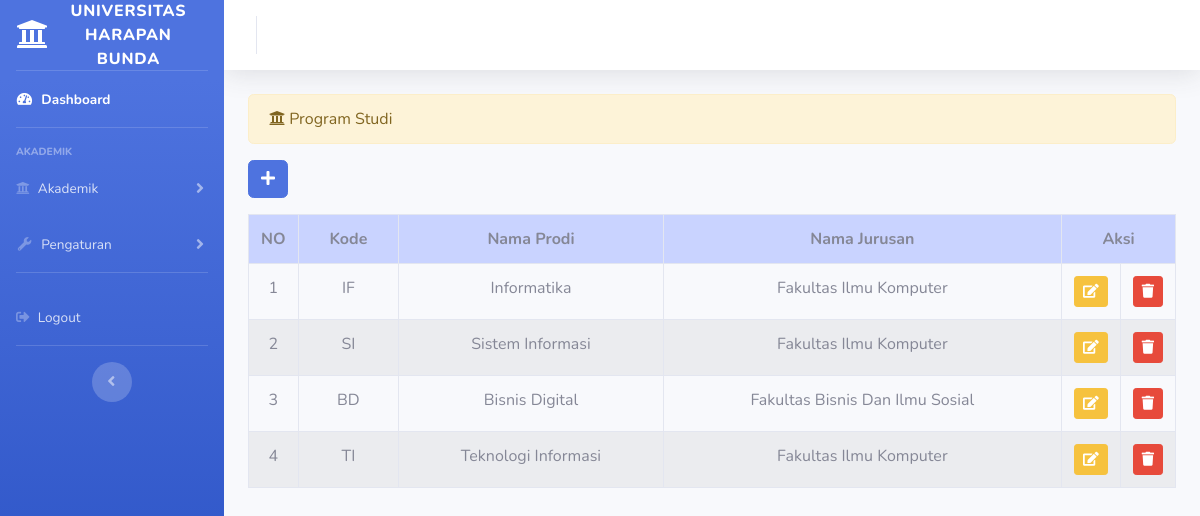
The app's page /index.php/administrator/prodi with its own data.
### tables this page shows
CREATE TABLE `prodi` (
  `id_prodi` int(11) NOT NULL,
  `kode_prodi` varchar(50) NOT NULL,
  `nama_prodi` varchar(50) NOT NULL,
  `nama_jurusan` varchar(50) NOT NULL
);

### application/controllers/administrator/prodi.php (called while the page is built, shortened)
<?php
class Prodi extends CI_Controller{
    public function index(){
        $data['prodi'] = $this->prodi_model->tampil_data('prodi')->result();
        $this->load->view('templates_administrator/header');
        $this->load->view('templates_administrator/sidebar');
        $this->load->view('administrator/prodi', $data);
        $this->load->view('templates_administrator/footer');
    }
}

### index.php (called while the page is built, shortened)
<?php
require_once BASEPATH.'core/CodeIgniter.php';

### application/models/prodi_model.php (called while the page is built, shortened)
<?php
 class Prodi_model extends CI_Model{
    public function tampil_data($table){
        return $this->db->get($table);
    }
 }

### application/views/administrator/prodi.php (the view, shortened to what this page needs)
<div class="container-fluid">
    <div class = "alert alert-warning" role="alert">
        <i class="fas fa-university"></i> Program Studi
    </div>
    <?php echo anchor('administrator/prodi/tambah_prodi',' <button class="btn  btn-primary mb-3"><i class="fas fa-plus"></i></button>')?>
    <table class="table table-bordered table-striped table-hover">
        <tr style="background-color:#c9d3ff; text-align:center;">
            <th>NO</th>
            <th>Kode </th>
            <th>Nama Prodi</th>
            <th>Nama Jurusan</th>
            <th colspan="3">Aksi</th>
        </tr>
        <?php
            $no = 1;
            foreach($prodi as $prd):?>
            <tr class="text-center">
                <td width="20px"><?php echo $no++?></td>
                <td><?php echo $prd->kode_prodi?></td>
                <td><?php echo $prd->nama_prodi?></td>
                <td><?php echo $prd->nama_jurusan?></td>
                <td width="20px"><?php echo anchor('administrator/prodi/update/'.$prd->id_prodi,'<div class="btn btn-sm btn-warning"><i class="fa fa-edit"></i></div>')?></td>
                <td width="20px"><?php echo anchor('administrator/prodi/delete/'.$prd->id_prodi,'<div class="btn btn-sm btn-danger"><i class="fa fa-trash"></i></div>')?></td>
            </tr>
            <?php endforeach;?>
    </table>
</div>

### records on screen
prodi: kode_prodi "IF", nama_prodi "Informatika", nama_jurusan "Fakultas Ilmu Komputer"
prodi: kode_prodi "SI", nama_prodi "Sistem Informasi", nama_jurusan "Fakultas Ilmu Komputer"
prodi: kode_prodi "BD", nama_prodi "Bisnis Digital", nama_jurusan "Fakultas Bisnis Dan Ilmu Sosial"
prodi: kode_prodi "TI", nama_prodi "Teknologi Informasi", nama_jurusan "Fakultas Ilmu Komputer"
